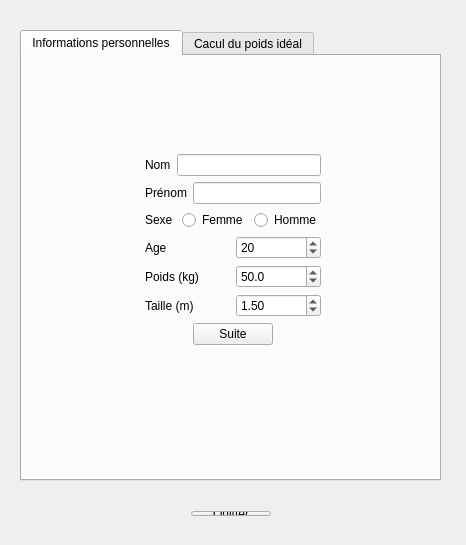
<?xml version="1.0" encoding="UTF-8"?>
<ui version="4.0">
 <class>Widget</class>
 <widget class="QWidget" name="Widget">
  <property name="enabled">
   <bool>true</bool>
  </property>
  <property name="geometry">
   <rect>
    <x>0</x>
    <y>0</y>
    <width>466</width>
    <height>545</height>
   </rect>
  </property>
  <property name="minimumSize">
   <size>
    <width>466</width>
    <height>545</height>
   </size>
  </property>
  <property name="maximumSize">
   <size>
    <width>466</width>
    <height>545</height>
   </size>
  </property>
  <property name="windowTitle">
   <string>Calcul du poids idéal</string>
  </property>
  <widget class="QTabWidget" name="tabWidget">
   <property name="geometry">
    <rect>
     <x>20</x>
     <y>30</y>
     <width>421</width>
     <height>451</height>
    </rect>
   </property>
   <property name="currentIndex">
    <number>0</number>
   </property>
   <widget class="QWidget" name="tab">
    <attribute name="title">
     <string>Informations personnelles</string>
    </attribute>
    <widget class="QWidget" name="layoutWidget">
     <property name="geometry">
      <rect>
       <x>0</x>
       <y>2</y>
       <width>421</width>
       <height>382</height>
      </rect>
     </property>
     <layout class="QVBoxLayout" name="verticalLayout_3">
      <item>
       <spacer name="verticalSpacer_2">
        <property name="orientation">
         <enum>Qt::Vertical</enum>
        </property>
        <property name="sizeHint" stdset="0">
         <size>
          <width>20</width>
          <height>68</height>
         </size>
        </property>
       </spacer>
      </item>
      <item>
       <layout class="QHBoxLayout" name="horizontalLayout_8">
        <item>
         <spacer name="horizontalSpacer_4">
          <property name="orientation">
           <enum>Qt::Horizontal</enum>
          </property>
          <property name="sizeHint" stdset="0">
           <size>
            <width>68</width>
            <height>20</height>
           </size>
          </property>
         </spacer>
        </item>
        <item>
         <layout class="QVBoxLayout" name="verticalLayout_2">
          <item>
           <layout class="QVBoxLayout" name="verticalLayout">
            <item>
             <layout class="QHBoxLayout" name="horizontalLayout">
              <item>
               <widget class="QLabel" name="labelNom">
                <property name="text">
                 <string>Nom</string>
                </property>
               </widget>
              </item>
              <item>
               <widget class="QLineEdit" name="lineEditNom"/>
              </item>
             </layout>
            </item>
            <item>
             <layout class="QHBoxLayout" name="horizontalLayout_2">
              <item>
               <widget class="QLabel" name="labelPrenom">
                <property name="text">
                 <string>Prénom</string>
                </property>
               </widget>
              </item>
              <item>
               <widget class="QLineEdit" name="lineEditPrenom"/>
              </item>
             </layout>
            </item>
            <item>
             <layout class="QHBoxLayout" name="horizontalLayout_3">
              <item>
               <widget class="QLabel" name="labelSexe">
                <property name="text">
                 <string>Sexe</string>
                </property>
               </widget>
              </item>
              <item>
               <widget class="QRadioButton" name="radioButtonFemme">
                <property name="text">
                 <string>Femme</string>
                </property>
               </widget>
              </item>
              <item>
               <widget class="QRadioButton" name="radioButtonHomme">
                <property name="text">
                 <string>Homme</string>
                </property>
               </widget>
              </item>
             </layout>
            </item>
            <item>
             <layout class="QHBoxLayout" name="horizontalLayout_4">
              <item>
               <widget class="QLabel" name="labelAge">
                <property name="text">
                 <string>Age</string>
                </property>
               </widget>
              </item>
              <item>
               <widget class="QSpinBox" name="spinBoxAge">
                <property name="minimum">
                 <number>1</number>
                </property>
                <property name="maximum">
                 <number>200</number>
                </property>
                <property name="value">
                 <number>20</number>
                </property>
               </widget>
              </item>
             </layout>
            </item>
            <item>
             <layout class="QHBoxLayout" name="horizontalLayout_5">
              <item>
               <widget class="QLabel" name="labelPoids">
                <property name="text">
                 <string>Poids (kg)</string>
                </property>
               </widget>
              </item>
              <item>
               <widget class="QDoubleSpinBox" name="doubleSpinBoxPoids">
                <property name="decimals">
                 <number>1</number>
                </property>
                <property name="minimum">
                 <double>15.000000000000000</double>
                </property>
                <property name="maximum">
                 <double>300.000000000000000</double>
                </property>
                <property name="singleStep">
                 <double>0.100000000000000</double>
                </property>
                <property name="value">
                 <double>50.000000000000000</double>
                </property>
               </widget>
              </item>
             </layout>
            </item>
            <item>
             <layout class="QHBoxLayout" name="horizontalLayout_6">
              <item>
               <widget class="QLabel" name="labelTaille">
                <property name="text">
                 <string>Taille (m)</string>
                </property>
               </widget>
              </item>
              <item>
               <widget class="QDoubleSpinBox" name="doubleSpinBoxTaille">
                <property name="minimum">
                 <double>0.500000000000000</double>
                </property>
                <property name="maximum">
                 <double>3.000000000000000</double>
                </property>
                <property name="singleStep">
                 <double>0.010000000000000</double>
                </property>
                <property name="value">
                 <double>1.500000000000000</double>
                </property>
               </widget>
              </item>
             </layout>
            </item>
           </layout>
          </item>
          <item>
           <layout class="QHBoxLayout" name="horizontalLayout_7">
            <item>
             <spacer name="horizontalSpacer">
              <property name="orientation">
               <enum>Qt::Horizontal</enum>
              </property>
              <property name="sizeHint" stdset="0">
               <size>
                <width>48</width>
                <height>20</height>
               </size>
              </property>
             </spacer>
            </item>
            <item>
             <widget class="QPushButton" name="pushButtonSuite">
              <property name="text">
               <string>Suite</string>
              </property>
             </widget>
            </item>
            <item>
             <spacer name="horizontalSpacer_2">
              <property name="orientation">
               <enum>Qt::Horizontal</enum>
              </property>
              <property name="sizeHint" stdset="0">
               <size>
                <width>48</width>
                <height>20</height>
               </size>
              </property>
             </spacer>
            </item>
           </layout>
          </item>
         </layout>
        </item>
        <item>
         <spacer name="horizontalSpacer_3">
          <property name="orientation">
           <enum>Qt::Horizontal</enum>
          </property>
          <property name="sizeHint" stdset="0">
           <size>
            <width>78</width>
            <height>20</height>
           </size>
          </property>
         </spacer>
        </item>
       </layout>
      </item>
      <item>
       <spacer name="verticalSpacer">
        <property name="orientation">
         <enum>Qt::Vertical</enum>
        </property>
        <property name="sizeHint" stdset="0">
         <size>
          <width>20</width>
          <height>68</height>
         </size>
        </property>
       </spacer>
      </item>
     </layout>
    </widget>
   </widget>
   <widget class="QWidget" name="tab_2">
    <attribute name="title">
     <string>Cacul du poids idéal</string>
    </attribute>
    <widget class="QWidget" name="layoutWidget">
     <property name="geometry">
      <rect>
       <x>11</x>
       <y>11</y>
       <width>392</width>
       <height>391</height>
      </rect>
     </property>
     <layout class="QVBoxLayout" name="verticalLayout_5">
      <item>
       <widget class="QTextEdit" name="textEditAfficheur"/>
      </item>
      <item>
       <spacer name="verticalSpacer_3">
        <property name="orientation">
         <enum>Qt::Vertical</enum>
        </property>
        <property name="sizeHint" stdset="0">
         <size>
          <width>20</width>
          <height>40</height>
         </size>
        </property>
       </spacer>
      </item>
      <item>
       <layout class="QHBoxLayout" name="horizontalLayout_10">
        <item>
         <spacer name="horizontalSpacer_7">
          <property name="orientation">
           <enum>Qt::Horizontal</enum>
          </property>
          <property name="sizeHint" stdset="0">
           <size>
            <width>40</width>
            <height>20</height>
           </size>
          </property>
         </spacer>
        </item>
        <item>
         <layout class="QVBoxLayout" name="verticalLayout_4">
          <item>
           <widget class="QPushButton" name="pushButtonDevine">
            <property name="text">
             <string>Poids idéal formule de Devine</string>
            </property>
           </widget>
          </item>
          <item>
           <widget class="QPushButton" name="pushButtonLorentz">
            <property name="text">
             <string>Poids idéal formule de Lorentz</string>
            </property>
           </widget>
          </item>
          <item>
           <widget class="QPushButton" name="pushButtonLorentzAge">
            <property name="text">
             <string>Poids idéal formule de Lorentz en fonction de l'age</string>
            </property>
           </widget>
          </item>
         </layout>
        </item>
        <item>
         <spacer name="horizontalSpacer_8">
          <property name="orientation">
           <enum>Qt::Horizontal</enum>
          </property>
          <property name="sizeHint" stdset="0">
           <size>
            <width>40</width>
            <height>20</height>
           </size>
          </property>
         </spacer>
        </item>
       </layout>
      </item>
     </layout>
    </widget>
   </widget>
  </widget>
  <widget class="QWidget" name="layoutWidget">
   <property name="geometry">
    <rect>
     <x>0</x>
     <y>500</y>
     <width>461</width>
     <height>27</height>
    </rect>
   </property>
   <layout class="QHBoxLayout" name="horizontalLayout_9">
    <item>
     <spacer name="horizontalSpacer_5">
      <property name="orientation">
       <enum>Qt::Horizontal</enum>
      </property>
      <property name="sizeHint" stdset="0">
       <size>
        <width>40</width>
        <height>20</height>
       </size>
      </property>
     </spacer>
    </item>
    <item>
     <widget class="QPushButton" name="pushButtonQuitter">
      <property name="text">
       <string>Quitter</string>
      </property>
     </widget>
    </item>
    <item>
     <spacer name="horizontalSpacer_6">
      <property name="orientation">
       <enum>Qt::Horizontal</enum>
      </property>
      <property name="sizeHint" stdset="0">
       <size>
        <width>40</width>
        <height>20</height>
       </size>
      </property>
     </spacer>
    </item>
   </layout>
  </widget>
 </widget>
 <layoutdefault spacing="6" margin="11"/>
 <resources/>
 <connections>
  <connection>
   <sender>pushButtonQuitter</sender>
   <signal>clicked()</signal>
   <receiver>Widget</receiver>
   <slot>close()</slot>
   <hints>
    <hint type="sourcelabel">
     <x>224</x>
     <y>511</y>
    </hint>
    <hint type="destinationlabel">
     <x>112</x>
     <y>504</y>
    </hint>
   </hints>
  </connection>
 </connections>
</ui>
